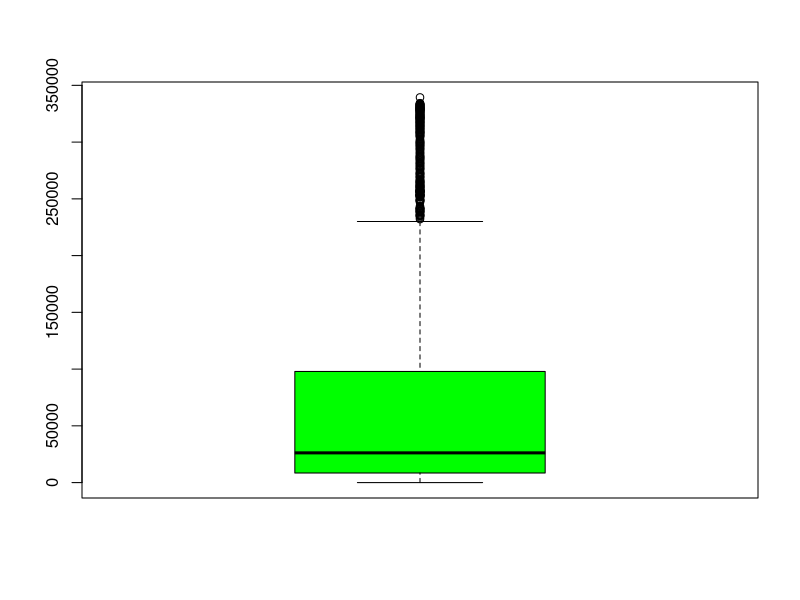

Generate this figure with R:
cases =  read.csv("data.csv",header = TRUE,sep = ",",
                  colClasses = c("NULL","NULL","NULL","NULL"
                                 ,"NULL","NULL","NULL","numeric",
                                 "NULL","NULL","NULL","NULL"))
recover_cases = c(0)
for (a in cases[1])
{
  recover_cases =  append(recover_cases,a)
}

options(scipen=10000)

jpeg(file="D:/web/Prob Project/public/images/recoveredCasesBoxPlot.jpeg",
    width=600, height=350)
boxplot(recover_cases, col="green")
dev.off()